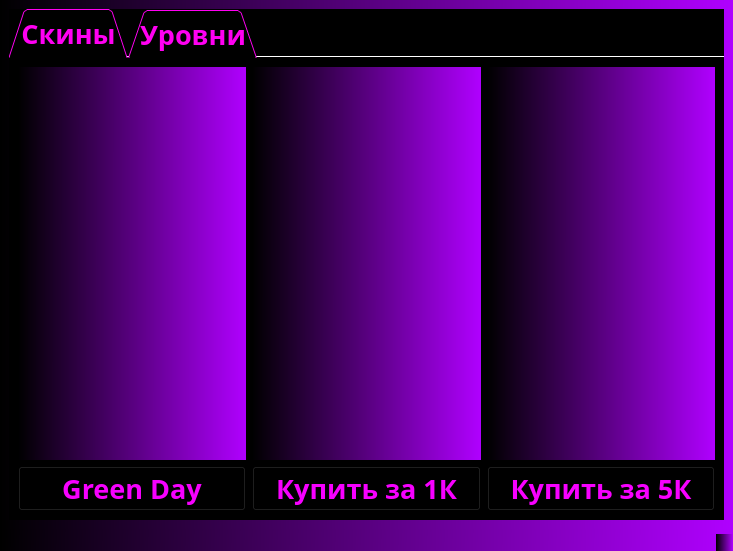
<?xml version="1.0" encoding="UTF-8"?>
<ui version="4.0">
 <class>MainWindow</class>
 <widget class="QMainWindow" name="MainWindow">
  <property name="geometry">
   <rect>
    <x>0</x>
    <y>0</y>
    <width>733</width>
    <height>551</height>
   </rect>
  </property>
  <property name="acceptDrops">
   <bool>false</bool>
  </property>
  <property name="windowTitle">
   <string>MainWindow</string>
  </property>
  <property name="windowOpacity">
   <double>1.000000000000000</double>
  </property>
  <property name="toolTipDuration">
   <number>-1</number>
  </property>
  <property name="layoutDirection">
   <enum>Qt::LeftToRight</enum>
  </property>
  <property name="styleSheet">
   <string notr="true">background-color: qlineargradient(spread:pad, x1:0, y1:0.943, x2:1, y2:0.944, stop:0 rgba(0, 0, 0, 255), stop:1 rgba(176, 0, 255, 255));</string>
  </property>
  <property name="dockOptions">
   <set>QMainWindow::AllowTabbedDocks|QMainWindow::AnimatedDocks</set>
  </property>
  <widget class="QWidget" name="centralwidget">
   <layout class="QGridLayout" name="gridLayout">
    <item row="0" column="0">
     <widget class="QTabWidget" name="tabWidget">
      <property name="enabled">
       <bool>true</bool>
      </property>
      <property name="font">
       <font>
        <family>Rockwell</family>
        <pointsize>20</pointsize>
        <weight>75</weight>
        <bold>true</bold>
       </font>
      </property>
      <property name="mouseTracking">
       <bool>false</bool>
      </property>
      <property name="tabletTracking">
       <bool>false</bool>
      </property>
      <property name="autoFillBackground">
       <bool>false</bool>
      </property>
      <property name="styleSheet">
       <string notr="true">background-color: rgb(0, 0, 0);
color: rgb(255, 0, 242);</string>
      </property>
      <property name="tabPosition">
       <enum>QTabWidget::North</enum>
      </property>
      <property name="tabShape">
       <enum>QTabWidget::Triangular</enum>
      </property>
      <property name="currentIndex">
       <number>0</number>
      </property>
      <property name="elideMode">
       <enum>Qt::ElideNone</enum>
      </property>
      <property name="usesScrollButtons">
       <bool>true</bool>
      </property>
      <property name="documentMode">
       <bool>true</bool>
      </property>
      <property name="tabsClosable">
       <bool>false</bool>
      </property>
      <property name="movable">
       <bool>false</bool>
      </property>
      <property name="tabBarAutoHide">
       <bool>false</bool>
      </property>
      <widget class="QWidget" name="tab">
       <attribute name="title">
        <string>Скины</string>
       </attribute>
       <layout class="QGridLayout" name="gridLayout_2">
        <item row="0" column="0">
         <widget class="QLabel" name="label">
          <property name="styleSheet">
           <string notr="true">background-color: qlineargradient(spread:pad, x1:0, y1:0.943, x2:1, y2:0.944, stop:0 rgba(0, 0, 0, 255), stop:1 rgba(176, 0, 255, 255));</string>
          </property>
          <property name="lineWidth">
           <number>1</number>
          </property>
          <property name="text">
           <string/>
          </property>
          <property name="textFormat">
           <enum>Qt::AutoText</enum>
          </property>
          <property name="alignment">
           <set>Qt::AlignCenter</set>
          </property>
         </widget>
        </item>
        <item row="1" column="0">
         <widget class="QPushButton" name="pushButton">
          <property name="font">
           <font>
            <family>Rockwell</family>
            <pointsize>20</pointsize>
            <weight>75</weight>
            <bold>true</bold>
           </font>
          </property>
          <property name="styleSheet">
           <string notr="true">background-color: rgb(0, 0, 0);
color: rgb(247, 0, 255);</string>
          </property>
          <property name="text">
           <string>Green Day</string>
          </property>
         </widget>
        </item>
        <item row="1" column="2">
         <widget class="QPushButton" name="pushButton_3">
          <property name="enabled">
           <bool>false</bool>
          </property>
          <property name="font">
           <font>
            <family>Rockwell</family>
            <pointsize>20</pointsize>
            <weight>75</weight>
            <bold>true</bold>
           </font>
          </property>
          <property name="styleSheet">
           <string notr="true">background-color: rgb(0, 0, 0);
color: rgb(247, 0, 255);</string>
          </property>
          <property name="text">
           <string>Купить за 5К</string>
          </property>
         </widget>
        </item>
        <item row="1" column="1">
         <widget class="QPushButton" name="pushButton_2">
          <property name="enabled">
           <bool>false</bool>
          </property>
          <property name="font">
           <font>
            <family>Rockwell</family>
            <pointsize>20</pointsize>
            <weight>75</weight>
            <bold>true</bold>
           </font>
          </property>
          <property name="styleSheet">
           <string notr="true">background-color: rgb(0, 0, 0);
color: rgb(247, 0, 255);</string>
          </property>
          <property name="text">
           <string>Купить за 1К</string>
          </property>
         </widget>
        </item>
        <item row="0" column="1">
         <widget class="QLabel" name="label_2">
          <property name="styleSheet">
           <string notr="true">background-color: qlineargradient(spread:pad, x1:0, y1:0.943, x2:1, y2:0.944, stop:0 rgba(0, 0, 0, 255), stop:1 rgba(176, 0, 255, 255));</string>
          </property>
          <property name="lineWidth">
           <number>1</number>
          </property>
          <property name="text">
           <string/>
          </property>
          <property name="textFormat">
           <enum>Qt::AutoText</enum>
          </property>
          <property name="alignment">
           <set>Qt::AlignCenter</set>
          </property>
         </widget>
        </item>
        <item row="0" column="2">
         <widget class="QLabel" name="label_3">
          <property name="styleSheet">
           <string notr="true">background-color: qlineargradient(spread:pad, x1:0, y1:0.943, x2:1, y2:0.944, stop:0 rgba(0, 0, 0, 255), stop:1 rgba(176, 0, 255, 255));</string>
          </property>
          <property name="lineWidth">
           <number>1</number>
          </property>
          <property name="text">
           <string/>
          </property>
          <property name="textFormat">
           <enum>Qt::AutoText</enum>
          </property>
          <property name="alignment">
           <set>Qt::AlignCenter</set>
          </property>
         </widget>
        </item>
       </layout>
      </widget>
      <widget class="QWidget" name="tab_2">
       <attribute name="title">
        <string>Уровни</string>
       </attribute>
       <layout class="QGridLayout" name="gridLayout_3">
        <item row="1" column="2">
         <widget class="QPushButton" name="pushButton_6">
          <property name="enabled">
           <bool>false</bool>
          </property>
          <property name="font">
           <font>
            <family>Rockwell</family>
            <pointsize>22</pointsize>
            <weight>75</weight>
            <bold>true</bold>
           </font>
          </property>
          <property name="styleSheet">
           <string notr="true">background-color: rgb(0, 0, 0);
color: rgb(247, 0, 255);</string>
          </property>
          <property name="text">
           <string>Купить за 10К</string>
          </property>
          <property name="checkable">
           <bool>false</bool>
          </property>
          <property name="checked">
           <bool>false</bool>
          </property>
          <property name="autoDefault">
           <bool>false</bool>
          </property>
          <property name="default">
           <bool>false</bool>
          </property>
          <property name="flat">
           <bool>false</bool>
          </property>
         </widget>
        </item>
        <item row="1" column="0">
         <widget class="QPushButton" name="pushButton_4">
          <property name="enabled">
           <bool>true</bool>
          </property>
          <property name="font">
           <font>
            <family>Rockwell</family>
            <pointsize>22</pointsize>
            <weight>75</weight>
            <bold>true</bold>
           </font>
          </property>
          <property name="styleSheet">
           <string notr="true">background-color: rgb(0, 0, 0);
color: rgb(247, 0, 255);</string>
          </property>
          <property name="text">
           <string>Джунгли</string>
          </property>
         </widget>
        </item>
        <item row="1" column="1">
         <widget class="QPushButton" name="pushButton_5">
          <property name="enabled">
           <bool>false</bool>
          </property>
          <property name="font">
           <font>
            <family>Rockwell</family>
            <pointsize>22</pointsize>
            <weight>75</weight>
            <bold>true</bold>
           </font>
          </property>
          <property name="styleSheet">
           <string notr="true">background-color: rgb(0, 0, 0);
color: rgb(247, 0, 255);</string>
          </property>
          <property name="text">
           <string>Купить за 2К</string>
          </property>
          <property name="checkable">
           <bool>false</bool>
          </property>
          <property name="checked">
           <bool>false</bool>
          </property>
          <property name="autoDefault">
           <bool>false</bool>
          </property>
          <property name="default">
           <bool>false</bool>
          </property>
          <property name="flat">
           <bool>false</bool>
          </property>
         </widget>
        </item>
        <item row="0" column="0">
         <widget class="QLabel" name="label_4">
          <property name="styleSheet">
           <string notr="true">background-color: qlineargradient(spread:pad, x1:0, y1:0.943, x2:1, y2:0.944, stop:0 rgba(0, 0, 0, 255), stop:1 rgba(176, 0, 255, 255));</string>
          </property>
          <property name="lineWidth">
           <number>1</number>
          </property>
          <property name="text">
           <string/>
          </property>
          <property name="textFormat">
           <enum>Qt::AutoText</enum>
          </property>
          <property name="alignment">
           <set>Qt::AlignCenter</set>
          </property>
         </widget>
        </item>
        <item row="0" column="1">
         <widget class="QLabel" name="label_5">
          <property name="styleSheet">
           <string notr="true">background-color: qlineargradient(spread:pad, x1:0, y1:0.943, x2:1, y2:0.944, stop:0 rgba(0, 0, 0, 255), stop:1 rgba(176, 0, 255, 255));</string>
          </property>
          <property name="lineWidth">
           <number>1</number>
          </property>
          <property name="text">
           <string/>
          </property>
          <property name="textFormat">
           <enum>Qt::AutoText</enum>
          </property>
          <property name="alignment">
           <set>Qt::AlignCenter</set>
          </property>
         </widget>
        </item>
        <item row="0" column="2">
         <widget class="QLabel" name="label_6">
          <property name="styleSheet">
           <string notr="true">background-color: qlineargradient(spread:pad, x1:0, y1:0.943, x2:1, y2:0.944, stop:0 rgba(0, 0, 0, 255), stop:1 rgba(176, 0, 255, 255));</string>
          </property>
          <property name="lineWidth">
           <number>1</number>
          </property>
          <property name="text">
           <string/>
          </property>
          <property name="textFormat">
           <enum>Qt::AutoText</enum>
          </property>
          <property name="alignment">
           <set>Qt::AlignCenter</set>
          </property>
         </widget>
        </item>
       </layout>
      </widget>
     </widget>
    </item>
   </layout>
  </widget>
  <widget class="QMenuBar" name="menubar">
   <property name="geometry">
    <rect>
     <x>0</x>
     <y>0</y>
     <width>733</width>
     <height>21</height>
    </rect>
   </property>
  </widget>
  <widget class="QStatusBar" name="statusbar"/>
 </widget>
 <resources/>
 <connections/>
</ui>
